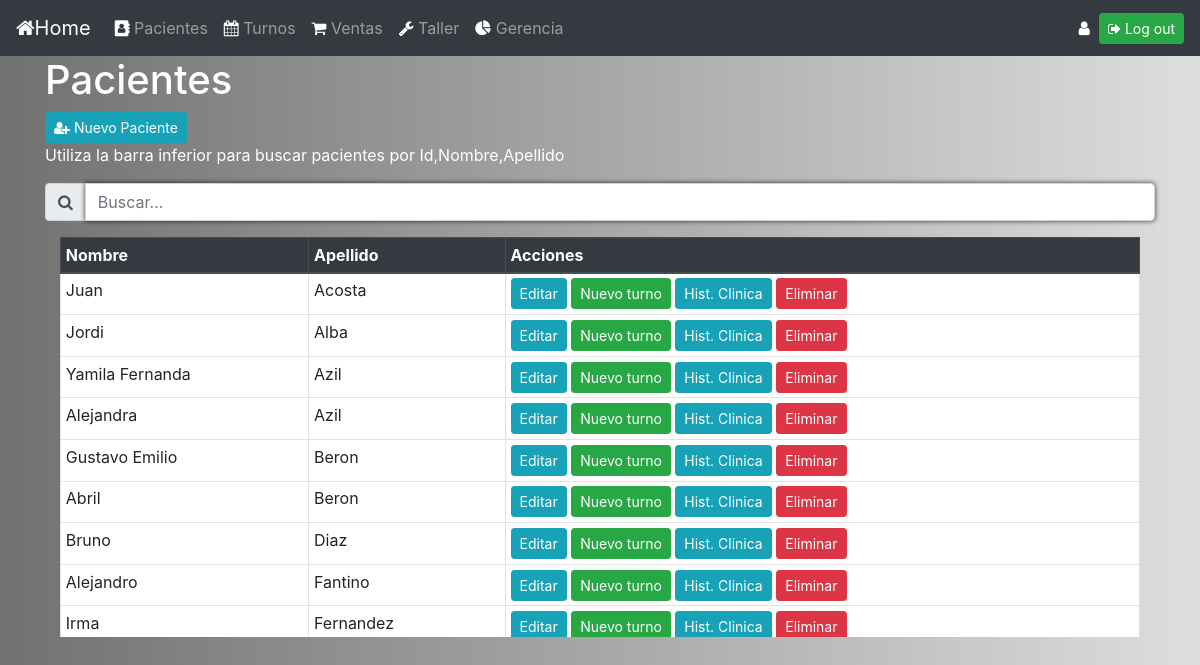
Page /pacientes (signed in) on the earlier database version.
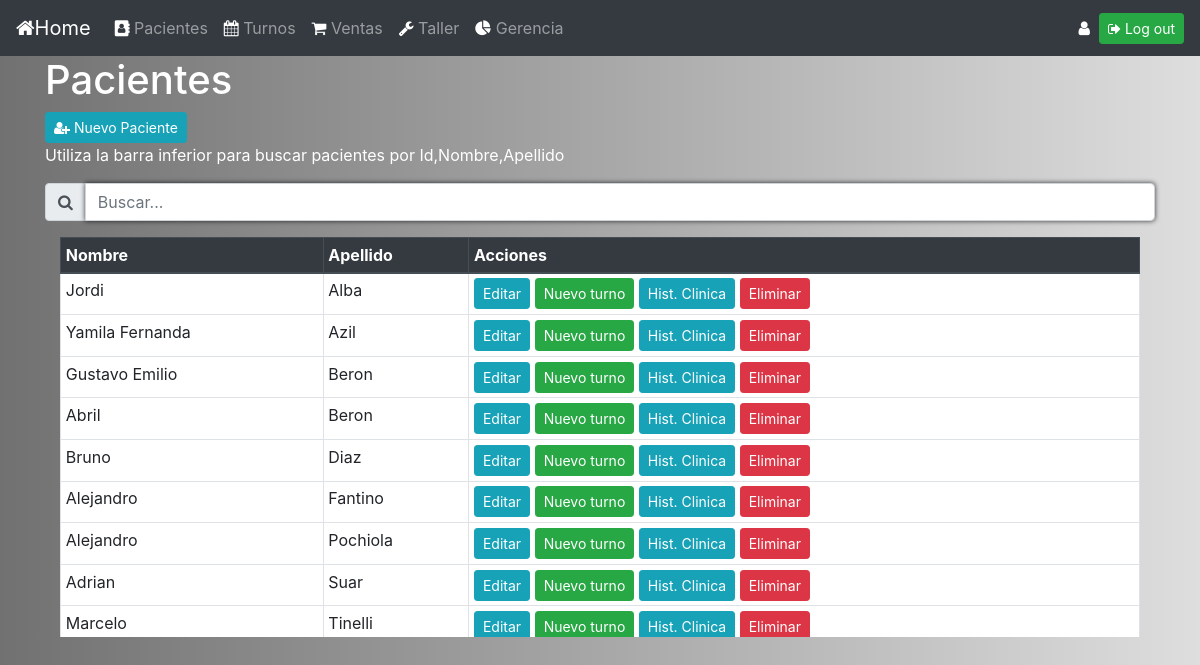
Same page on the later database version.
### gestion_consultorio/models.py (models this page shows, shortened)
class paciente(models.Model):
    nombre = models.CharField(max_length=64)
    apellido = models.CharField(max_length=64)

### gestion_consultorio/views.py (the view, shortened to what this page needs)
# urls.py: path('pacientes', views.pacientes, name='pacientes'),
@login_required(login_url='login_view')
@user_passes_test(acceso_pacientes, login_url='errorpermisos')
def pacientes(request):
    return render(request,"pacientes.html", {"medicos":medico.objects.all(),"pacientes": paciente.objects.all().order_by('apellido'), "form": FormNuevoPaciente()})

### gestion_consultorio/views.py
class FormNuevoPaciente(forms.Form):
    nombre = forms.CharField(label="Nombre")
    apellido =forms.CharField(label="Apellido")

### gestion_consultorio/views.py (called while the page is built)
def acceso_pacientes(user):
    return user.groups.filter(name__in=['Medicos','Secretarias']).exists()

### gestion_consultorio/templates/pacientes.html (shortened to what this page needs)
{% extends "layout.html" %}
{% block body %}
<div class="container">
  <h1 style="color:white">Pacientes</h1>
  {% if perms.gestion_consultorio.change_paciente %}
    <button type="button" class="btn btn-info btn-sm" data-toggle="modal" data-target="#nuevo_paciente"><i class="fa fa-user-plus" aria-hidden="true"></i> Nuevo Paciente</button>
  {% else %}
    <button type="button" class="btn btn-info btn-sm" disabled><i class="fa fa-user-plus" aria-hidden="true"></i> Nuevo Paciente</button>
  {% endif %}
  <p style="color:white">Utiliza la barra inferior para buscar pacientes por Id,Nombre,Apellido</p>
  <div class="input-group mb-3">
    <div class="input-group-prepend">
      <span class="input-group-text" id="basic-addon1"><i class="fa fa-search"></i></span>
    </div>
    <input type="text" class="form-control" id="buscar_tabla" placeholder="Buscar..." aria-label="Username" aria-describedby="basic-addon1">
  </div>
</div>
<div class="container">
  <div id="div1" class ="col-md-12">
    <table border="1" class="table table-hover table-bordered bg-white table-sm">
      <thead class="thead-dark">
        <tr>
          <th scope="col">Nombre</th>
          <th scope="col">Apellido</th>
          <th scope="col">Acciones</th>
        </tr>
      </thead>
      <tbody id="tabla_pacientes">
        {% for unPaciente in pacientes %}
          <tr>
            <td>{{unPaciente.nombre}}</td>
            <td>{{unPaciente.apellido}}</td>
            <td>
              {% if perms.gestion_consultorio.change_paciente %}
                <button type="button" class="btn btn-info btn-sm" data-toggle="modal" data-target="#editar_paciente" onclick="editar_paciente(this);" value="{{unPaciente.id}},{{unPaciente.nombre}},{{unPaciente.apellido}}">Editar</button>
                <button type="button" class="btn btn-success btn-sm" data-toggle="modal" data-target="#nuevo_turno" onclick="mostrarvalor(this);" value="{{unPaciente.id}},{{unPaciente.nombre}},{{unPaciente.apellido}}">Nuevo turno</button>
                <a href="{% url 'historia_clinica' unPaciente.id %}" class="btn btn-info btn-sm">Hist. Clinica</a>
                <a href="{% url 'eliminar_paciente' unPaciente.id %}" class="btn btn-danger btn-sm btn-delete" id="btn-delete">Eliminar</a>
              {% endif %}
            </td>
          </tr>
        {% endfor %}
      </tbody>
    </table>
  </div>
</div>
{% endblock %}

Differences in the rows shown:
removed paciente: nombre "Juan", apellido "Acosta"
removed paciente: nombre "Alejandra", apellido "Azil"
removed paciente: nombre "Irma", apellido "Fernandez"
now on this page (row unchanged): paciente: nombre "Alejandro", apellido "Pochiola"
now on this page (row unchanged): paciente: nombre "Adrian", apellido "Suar"
now on this page (row unchanged): paciente: nombre "Marcelo", apellido "Tinelli"
